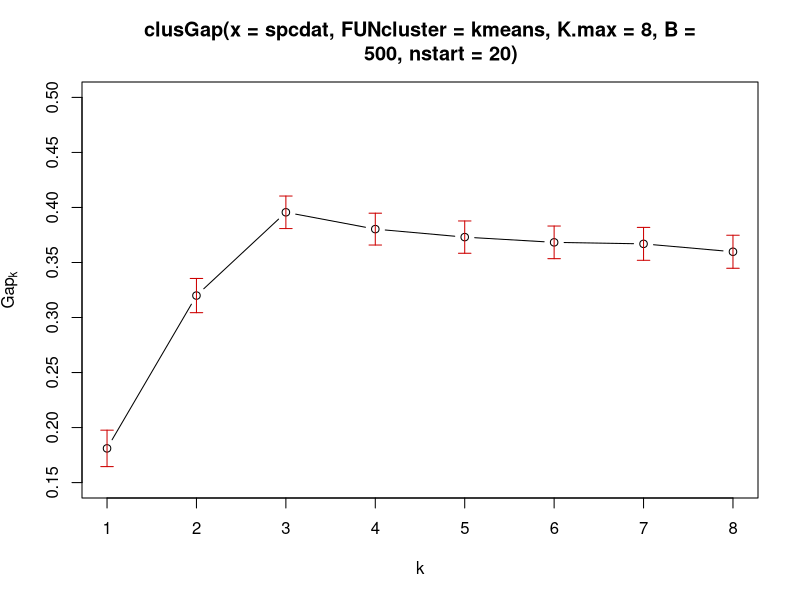
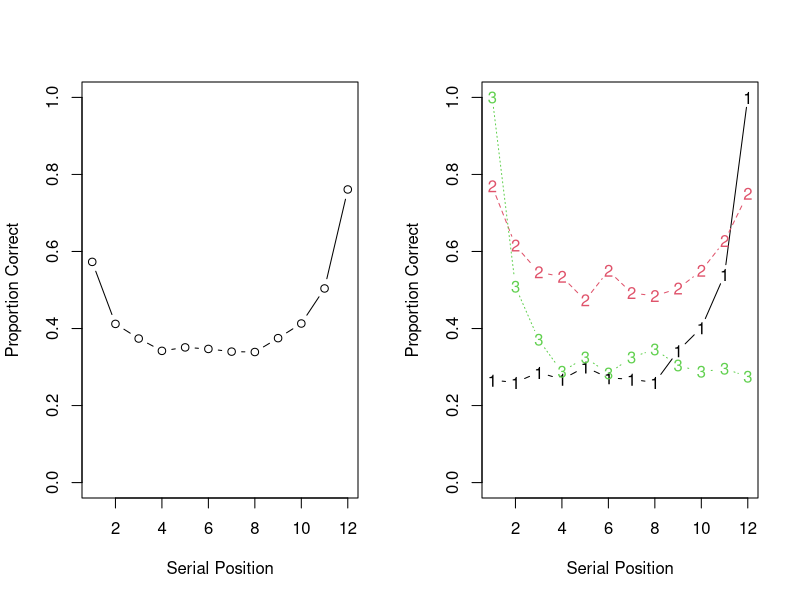

Write R code to recreate these figures, in order.
# Read in the data
# Rows are participants, columns are serial positions
# spcdat <- read.table("freeAccuracy.txt")

# Or generate some example data
nPrim <- 25
nRec <- 50
nBoth <- 25

ll <- 12
serpos <- 1:ll
nTrials <- 10

primDat <- matrix(rep(0,ll*nPrim),nPrim,ll)
for (j in 1:nPrim){
  asym <- 0.3
  expp <- 1
  tdat <- (1-asym)*exp(-expp*(serpos-1)) + asym
  primDat[j,] <- rbinom(n=ll,size=nTrials,prob=tdat)/nTrials
}

recDat <- matrix(rep(0,ll*nRec),nRec,ll)
for (j in 1:nRec){
  asym <- 0.3
  expp <- 1
  tdat <- (1-asym)*exp(-expp*rev(serpos-1)) + asym
  recDat[j,] <- rbinom(n=ll,size=nTrials,prob=tdat)/nTrials
}

bothDat <- matrix(rep(0,ll*nBoth),nBoth,ll)
for (j in 1:nBoth){
  asym <- 0.5
  expp <- 1
  pc <- 0.5 * exp(-expp*rev(serpos-1)) + 0.5 * exp(-expp*(serpos-1))
  tdat <- (1-asym)*pc + asym
  bothDat[j,] <- rbinom(n=ll,size=nTrials,prob=tdat)/nTrials
}

spcdat <- rbind(primDat,recDat,bothDat)

#------------------------------------------
#pdf(file="gap_plot.pdf", width=4, height=4)
par(mfrow=c(1,1))

#install.packages('cluster')
library(cluster) # using package 'cluster' 
gskmn <- clusGap(spcdat, FUN = kmeans, nstart = 20, K.max = 8, B=500)
plot(gskmn, ylim=c(0.15, 0.5))

#dev.off()

#-------------------------------------------
#pdf(file="kmeansSPC.pdf", width=8, height=4)
par(mfrow=c(1,2))
plot(colMeans(spcdat), ylim=c(0,1), type="b",
     xlab="Serial Position", ylab="Proportion Correct", main=NULL)

kmres <- kmeans(spcdat, centers=3, nstart=10) #* \label{line:MultipleParticipants:runkmeans}  *\#
matplot(t(kmres$centers), type="b", ylim=c(0,1), 
        xlab="Serial Position", ylab="Proportion Correct")
#dev.off()
# kk <- {}
# 
# for (nClust in 2:7){
#   kmres <- kmeans(spcdat, centers=nClust, nstart=10)
#   #kk <- c(kk, kmres$betweenss/kmres$totss)
#   kk <- c(kk,kmres$tot.withinss)
# }

#plot(2:7, kk, type="b", xlab="N Clusters", ylab="")

